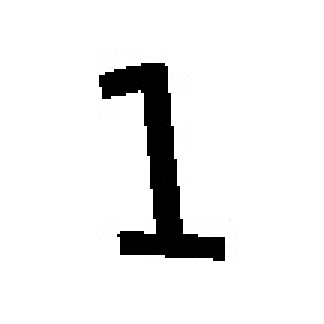
#> input picture Task2/selflabeledCropped/1/1034.jpg, 108 x 108 px (shown 3 times larger); its folder holds only this picture in this run
$ python process_images.py   (older library calls are emulated)
#> lines starting #> are read from the running program, lines starting #| are printed output that depends on the picture
import glob
import math
import os

import cv2
import numpy as np


def load_labeled_data():
    """
    Returns a list of openCV images and a list of the corresponding labels
    """

    images = []
    labels = []

    for i in range(1, 10):
        path = ("selflabeled", str(i), "*.jpg")
        filenames = glob.glob("/".join(path))
        images_one_type = [cv2.imread(img) for img in filenames]
#> images_one_type = 1 item
        labels_one_type = [i] * len(images_one_type)
#> labels_one_type = [1]
        images += images_one_type
#> images = 1 item
        labels += labels_one_type
#> labels = [1]

    return images, labels


def load_unlabeled_data():
    filenames = glob.glob("unlabeledData_modified/*.jpg")
    filenames = sorted(filenames, key=lambda x: int(x.split('/')[1].split('.')[0]))
    return [cv2.imread(img) for img in filenames]


def process_image(img):
    y_dim = len(img)
    x_dim = len(img[0])
    cutoff = 25
    xs, ys = [], []
    while not len(xs) or not len(ys):
        for y, row in enumerate(img):
            for x, pixel in enumerate(row):
                if sum(pixel) < cutoff and pixel[0] == pixel[1] == pixel[2]:
                    xs.append(x)
                    ys.append(y)
        cutoff += 10

    min_x, max_x = min(xs), max(xs)
    min_y, max_y = min(ys), max(ys)

    img = img[max(min_y - 5, 0):min(max_y + 5, y_dim), max(min_x - 5, 0):min(max_x + 5, x_dim)]

    # Filtering and masking
    # Make image have one color channel
    img = cv2.cvtColor(img, cv2.COLOR_BGR2GRAY)
    img = np.pad(img, ((5, 5), (5, 5)), 'constant', constant_values=255)

    cutoff = 30
    _, img = cv2.threshold(img, cutoff, 255, cv2.THRESH_BINARY)

    # Find contours
    _, contours, hierarchy = cv2.findContours(img, cv2.RETR_TREE, cv2.CHAIN_APPROX_SIMPLE)

    contours = sorted(contours, key=lambda z: cv2.boundingRect(z)[2] * cv2.boundingRect(z)[3])

    try:
        cnt = contours.pop()
        if cv2.boundingRect(cnt)[2] * cv2.boundingRect(cnt)[3] == len(img) * len(img[0]):
            cnt = contours.pop()
    except IndexError:
        return None

    x, y, w, h = cv2.boundingRect(cnt)

    min_x, max_x = x, x + w
    min_y, max_y = y, y + h

    img = img[min_y:max_y, min_x:max_x]

    diff_x = max_x - min_x
    diff_y = max_y - min_y

    scale_factor = 0.30

    pad_x_l, pad_x_r, pad_y_l, pad_y_r = [int(max(diff_x, diff_y) * scale_factor)] * 4

    if diff_x > diff_y:
        pad_y_l += int(math.floor((diff_x - diff_y) / 2))
        pad_y_r += int(math.ceil((diff_x - diff_y) / 2))
    elif diff_y > diff_x:
        pad_x_l += int(math.floor((diff_y - diff_x) / 2))
        pad_x_r += int(math.ceil((diff_y - diff_x) / 2))

    img = np.pad(img, ((pad_y_l, pad_y_r), (pad_x_l, pad_x_r)), 'constant', constant_values=255)

    return img


if __name__ == '__main__':
    images, labels = load_labeled_data()
    # images = load_unlabeled_data()
    for i, image in enumerate(images):
        if i % 10 == 0:
            print('Image:', i, 'Label:', labels[i])
        processed_image = process_image(image)
        if processed_image is not None:
            cv2.imwrite('selflabeledCropped/{}/{}.jpg'.format(labels[i], i + 1000), processed_image)
#> this loop made 3 passes
#> pass 1, in process_image, `img = img[max(min_y - 5, 0):min(max_y + 5, y_dim), max(min_x - 5, 0):m..`:
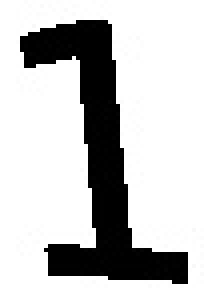
#> img: shape (75, 51, 3) (shown 4 times larger); min 0, max 255, mean 195
#> pass 1, in process_image, `img = np.pad(img, ((5, 5), (5, 5)), 'constant', constant_values=255)`:
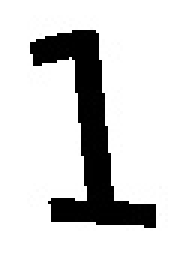
#> img: shape (85, 61) (shown 3 times larger); min 0, max 255, mean 210.8
            # cv2.imwrite('unlabeledCropped/' + str(i) + '.jpg', processed_image)
